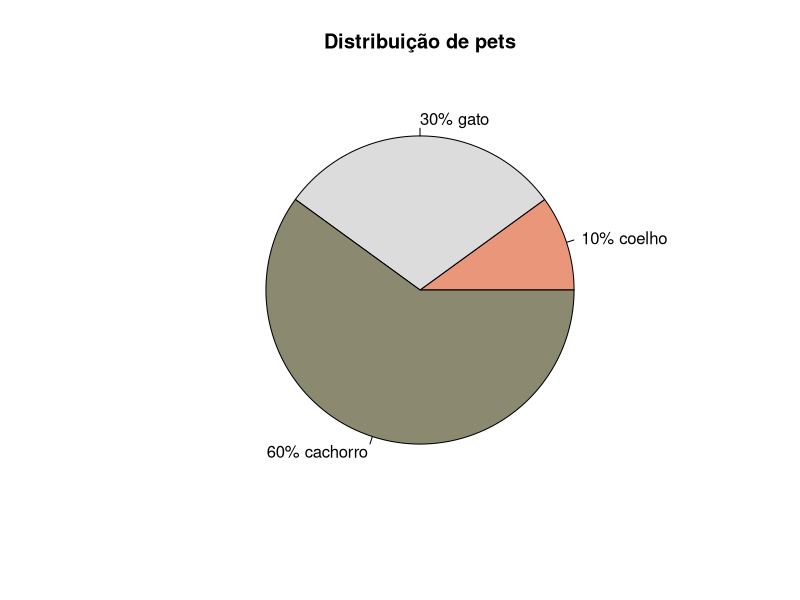
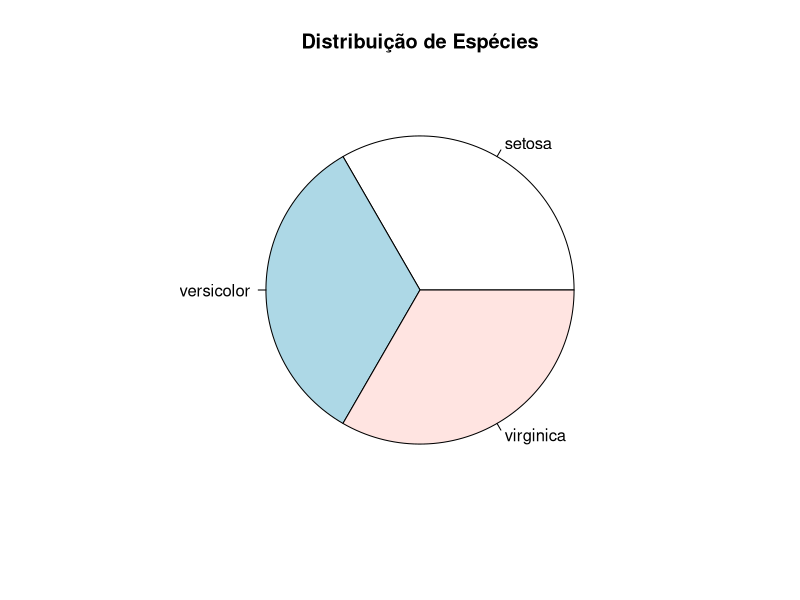
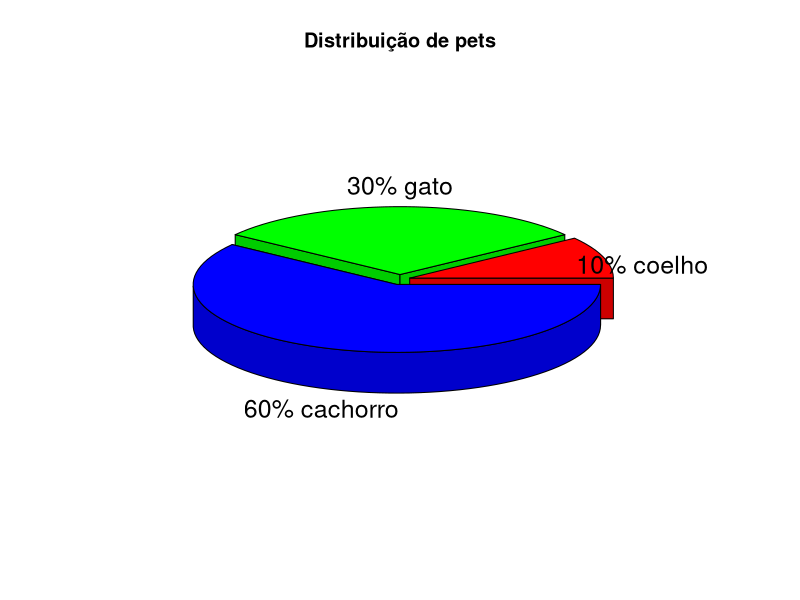

Write the R code that produced these figures, in order.
# Pie Charts - Gráfico de Pizza 

# Use com moderação!

# Construindo os dados 

fatias = c(10, 30, 60)
labels_fatias = c('coelho', 'gato', 'cachorro')

dados = paste(fatias, labels_fatias)

# Colocando em formato de porcentagem

dados = paste(fatias, '%', sep='')
dados = paste(dados, labels_fatias)

# Construindo um gráfico de pizza

pie(fatias, labels = dados,
    col = c('darksalmon', 'gainsboro', 'lemonchiffon4'),
    main = 'Distribuição de pets')


# Utilizando um dataframe built in

attach(iris)
values = table(Species)
values
labels = paste(names(values))
labels

pie(values, labels = labels, main = 'Distribuição de Espécies')

# Gráfico de barras 3D

install.packages('plotrix')

library(plotrix)

pie3D(fatias, labels = dados, explode = 0.05, main = 'Distribuição de pets')
